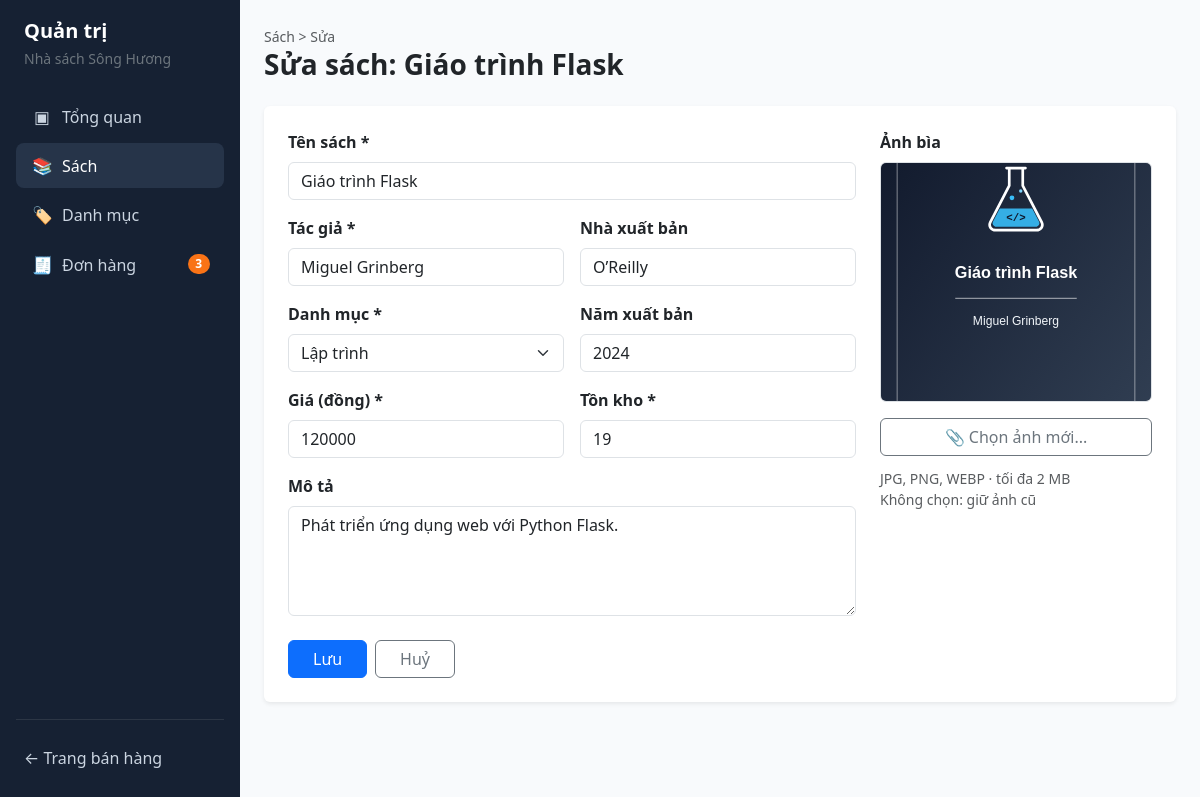
Page /admin/books/5/edit on the committed database.
### NhaSachSongHuong/models.py (models this page shows)
class Book(db.Model):
    __tablename__ = 'books'
    id = db.Column(db.Integer, primary_key=True)
    title = db.Column(db.String(200), unique=True, nullable=False)
    author = db.Column(db.String(150), nullable=False)
    publisher = db.Column(db.String(150), default='NXB Đại học Huế')
    publish_year = db.Column(db.Integer, nullable=True)
    price = db.Column(db.Integer, nullable=False)
    stock = db.Column(db.Integer, nullable=False, default=0)
    description = db.Column(db.Text, nullable=True)
    cover_image = db.Column(db.String(255), nullable=True)
    category_id = db.Column(db.Integer, db.ForeignKey('categories.id'), nullable=False)
    created_at = db.Column(db.DateTime, default=datetime.now)
    order_items = db.relationship('OrderItem', backref='book', lazy=True)

### NhaSachSongHuong/app.py (the view, shortened to what this page needs)
@app.route('/admin/books/<int:book_id>/edit', methods=['GET', 'POST'])
def admin_book_edit(book_id):
    book = Book.query.get_or_404(book_id)
    form = BookForm(book_id=book.id, obj=book)
    return render_template('admin/book_form.html', form=form, book=book)

### NhaSachSongHuong/app.py (called while the page is built)
def get_cart():
    cart = session.get('cart', {})
    if not isinstance(cart, dict):
        cart = {}
    return cart

@app.context_processor
def inject_global_badges():
    cart = get_cart()
    cart_total_qty = sum(int(q) for q in cart.values()) if cart else 0
    pending_orders_badge = (
        db.session.query(func.count(Order.id))
        .filter(Order.status == 'Chờ xác nhận')
        .scalar() or 0
    )
    return dict(
        cart_total_qty=cart_total_qty,
        pending_orders_badge=pending_orders_badge
    )

### NhaSachSongHuong/templates/admin/book_form.html (shortened to what this page needs)
{% extends "admin/base_admin.html" %}
{% block content %}
<small class="text-muted">Sách &gt; {{ 'Sửa' if book else 'Thêm mới' }}</small>
<h3 class="fw-bold mb-4">{{ 'Sửa sách: ' + book.title if book else 'Thêm sách mới' }}</h3>
<div class="card border-0 shadow-sm p-4">
  <form method="post" enctype="multipart/form-data" novalidate>
    <div class="row g-4">
      <div class="col-md-8">
        <div class="mb-3">
          <label class="form-label fw-semibold">Tên sách *</label>
          {{ form.title(class="form-control" + (" is-invalid" if form.title.errors else "")) }}
        </div>
        <div class="row g-3 mb-3">
          <div class="col-md-6">
            <label class="form-label fw-semibold">Tác giả *</label>
            {{ form.author(class="form-control" + (" is-invalid" if form.author.errors else "")) }}
          </div>
          <div class="col-md-6">
            <label class="form-label fw-semibold">Nhà xuất bản</label>
            {{ form.publisher(class="form-control") }}
          </div>
        </div>
        <div class="row g-3 mb-3">
          <div class="col-md-6">
            <label class="form-label fw-semibold">Danh mục *</label>
            {{ form.category_id(class="form-select") }}
          </div>
          <div class="col-md-6">
            <label class="form-label fw-semibold">Năm xuất bản</label>
            {{ form.publish_year(class="form-control" + (" is-invalid" if form.publish_year.errors else "")) }}
          </div>
        </div>
        <div class="row g-3 mb-3">
          <div class="col-md-6">
            <label class="form-label fw-semibold">Giá (đồng) *</label>
            {{ form.price(class="form-control" + (" is-invalid" if form.price.errors else "")) }}
          </div>
          <div class="col-md-6">
            <label class="form-label fw-semibold">Tồn kho *</label>
            {{ form.stock(class="form-control" + (" is-invalid" if form.stock.errors else "")) }}
          </div>
        </div>
        <div class="mb-4">
          <label class="form-label fw-semibold">Mô tả</label>
          {{ form.description(class="form-control", rows=4) }}
        </div>
        <div class="d-flex gap-2">
          <button type="submit" class="btn btn-primary px-4">Lưu</button>
          <a href="{{ url_for('admin_books') }}" class="btn btn-outline-secondary px-4">Huỷ</a>
        </div>
      </div>
      <div class="col-md-4">
        <label class="form-label fw-semibold">Ảnh bìa</label>
        <div class="border rounded bg-light d-flex align-items-center justify-content-center mb-3 overflow-hidden"
             style="height: 240px;" id="preview-box">
          {% if book and book.cover_image %}
            <img src="{{ url_for('static', filename='uploads/' + book.cover_image) }}"
                 id="cover-preview" class="h-100 w-100" style="object-fit: cover;">
          {% else %}
            <span class="text-muted" id="preview-text">Ảnh hiện tại</span>
          {% endif %}
        </div>
        <label for="cover_image" class="btn btn-outline-secondary w-100 mb-1">
          📎 Chọn ảnh mới...
        </label>
        <small class="text-muted d-block mt-2">JPG, PNG, WEBP · tối đa 2 MB<br>Không chọn: giữ ảnh cũ</small>
      </div>
    </div>
  </form>
</div>
{% endblock %}

### NhaSachSongHuong/templates/admin/base_admin.html (style rules this page uses)
body { background-color: #f8fafc; }

### rows in the picture
Book: title "Sửa sách: Giáo trình Flask", title "Giáo trình Flask", author "Miguel Grinberg", publisher "O’Reilly", category_id "Lập trình", publish_year "2024", price "120000", stock "19", description "Phát triển ứng dụng web với Python Flask.", cover_image (picture)

### other values in the picture
{{ pending_orders_badge }} "3"
{{ 'Sửa' if book else 'Thêm mới' }} "Sửa"
